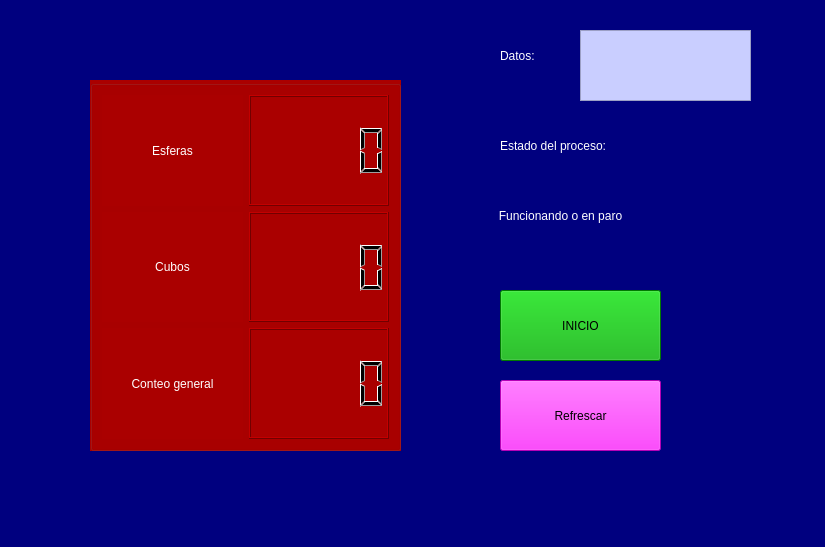
<?xml version="1.0" encoding="UTF-8"?>
<ui version="4.0">
 <class>MainWindow</class>
 <widget class="QMainWindow" name="MainWindow">
  <property name="geometry">
   <rect>
    <x>0</x>
    <y>0</y>
    <width>825</width>
    <height>547</height>
   </rect>
  </property>
  <property name="windowTitle">
   <string>MainWindow</string>
  </property>
  <property name="styleSheet">
   <string notr="true">background-color: rgb(0, 0, 127);
</string>
  </property>
  <widget class="QWidget" name="centralwidget">
   <widget class="QGroupBox" name="gridGroupBox">
    <property name="geometry">
     <rect>
      <x>90</x>
      <y>80</y>
      <width>311</width>
      <height>371</height>
     </rect>
    </property>
    <property name="styleSheet">
     <string notr="true">background-color: rgb(85, 170, 255);
background-color: rgb(170, 0, 0);</string>
    </property>
    <layout class="QGridLayout" name="gridLayout">
     <item row="1" column="1">
      <widget class="QLCDNumber" name="lcd_cubos"/>
     </item>
     <item row="0" column="0">
      <widget class="QLabel" name="label_5">
       <property name="styleSheet">
        <string notr="true">font: 75 12pt &quot;MS Shell Dlg 2&quot;;
color: rgb(255, 255, 255);</string>
       </property>
       <property name="text">
        <string>Esferas</string>
       </property>
       <property name="alignment">
        <set>Qt::AlignCenter</set>
       </property>
      </widget>
     </item>
     <item row="0" column="1">
      <widget class="QLCDNumber" name="lcd_esfera"/>
     </item>
     <item row="3" column="0">
      <widget class="QLabel" name="label_6">
       <property name="styleSheet">
        <string notr="true">font: 75 12pt &quot;MS Shell Dlg 2&quot;;
color: rgb(255, 255, 255);</string>
       </property>
       <property name="text">
        <string>Conteo general</string>
       </property>
       <property name="alignment">
        <set>Qt::AlignCenter</set>
       </property>
      </widget>
     </item>
     <item row="3" column="1">
      <widget class="QLCDNumber" name="lcd_otros"/>
     </item>
     <item row="1" column="0">
      <widget class="QLabel" name="label_7">
       <property name="minimumSize">
        <size>
         <width>0</width>
         <height>20</height>
        </size>
       </property>
       <property name="sizeIncrement">
        <size>
         <width>0</width>
         <height>20</height>
        </size>
       </property>
       <property name="styleSheet">
        <string notr="true">font: 75 12pt &quot;MS Shell Dlg 2&quot;;
color: rgb(255, 255, 255);</string>
       </property>
       <property name="text">
        <string>Cubos</string>
       </property>
       <property name="alignment">
        <set>Qt::AlignCenter</set>
       </property>
      </widget>
     </item>
    </layout>
   </widget>
   <widget class="QLabel" name="label">
    <property name="geometry">
     <rect>
      <x>500</x>
      <y>130</y>
      <width>131</width>
      <height>31</height>
     </rect>
    </property>
    <property name="styleSheet">
     <string notr="true">font: 75 10pt &quot;MS Shell Dlg 2&quot;;
color: rgb(255, 255, 255);</string>
    </property>
    <property name="text">
     <string>Estado del proceso:</string>
    </property>
   </widget>
   <widget class="QLabel" name="label_2">
    <property name="geometry">
     <rect>
      <x>460</x>
      <y>190</y>
      <width>201</width>
      <height>51</height>
     </rect>
    </property>
    <property name="styleSheet">
     <string notr="true">color: rgb(255, 255, 255);
</string>
    </property>
    <property name="text">
     <string>Funcionando o en paro</string>
    </property>
    <property name="alignment">
     <set>Qt::AlignCenter</set>
    </property>
   </widget>
   <widget class="QPushButton" name="pushButton">
    <property name="geometry">
     <rect>
      <x>500</x>
      <y>290</y>
      <width>161</width>
      <height>71</height>
     </rect>
    </property>
    <property name="styleSheet">
     <string notr="true">background-color: rgb(0, 170, 0);
font: 18pt &quot;Segoe UI&quot;;</string>
    </property>
    <property name="text">
     <string>INICIO</string>
    </property>
   </widget>
   <widget class="QPushButton" name="pushButton_2">
    <property name="geometry">
     <rect>
      <x>500</x>
      <y>380</y>
      <width>161</width>
      <height>71</height>
     </rect>
    </property>
    <property name="styleSheet">
     <string notr="true">background-color: rgb(255, 0, 255);
font: 18pt &quot;Segoe UI&quot;;</string>
    </property>
    <property name="text">
     <string>Refrescar</string>
    </property>
   </widget>
   <widget class="QLabel" name="label_3">
    <property name="geometry">
     <rect>
      <x>500</x>
      <y>40</y>
      <width>61</width>
      <height>31</height>
     </rect>
    </property>
    <property name="styleSheet">
     <string notr="true">font: 75 10pt &quot;MS Shell Dlg 2&quot;;
color: rgb(255, 255, 255);</string>
    </property>
    <property name="text">
     <string>Datos: </string>
    </property>
   </widget>
   <widget class="QPlainTextEdit" name="datos">
    <property name="geometry">
     <rect>
      <x>580</x>
      <y>30</y>
      <width>171</width>
      <height>71</height>
     </rect>
    </property>
    <property name="styleSheet">
     <string notr="true">background-color: rgb(201, 206, 255);</string>
    </property>
   </widget>
  </widget>
  <widget class="QMenuBar" name="menubar">
   <property name="geometry">
    <rect>
     <x>0</x>
     <y>0</y>
     <width>825</width>
     <height>22</height>
    </rect>
   </property>
  </widget>
  <widget class="QStatusBar" name="statusbar"/>
 </widget>
 <resources/>
 <connections/>
</ui>
